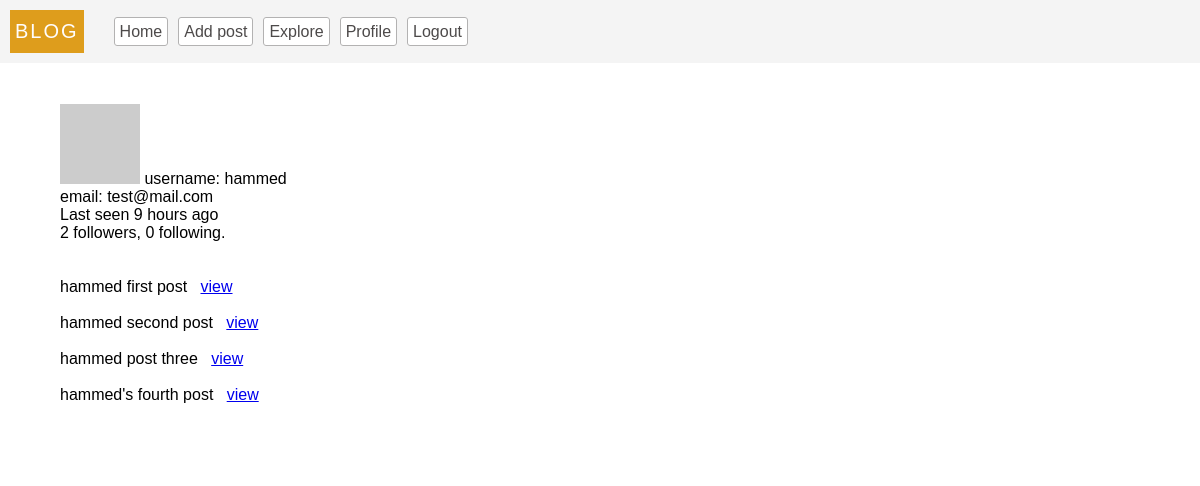
The app's page /user/1 (signed in), older data.
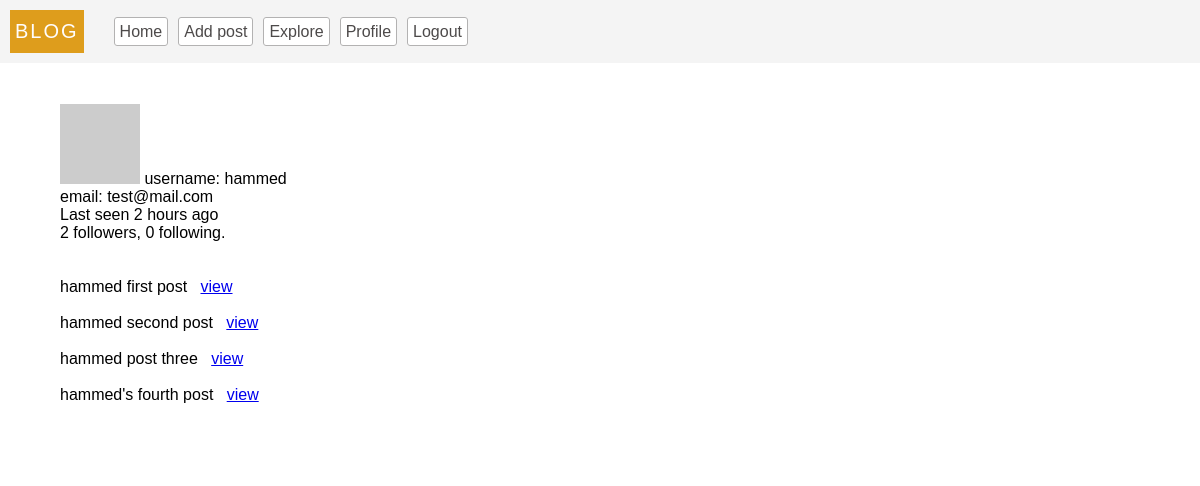
The same page, newer data.
### models.py (models this page shows, shortened)
class User(db.Model, UserMixin):
  __tablename__ = 'users'
  id = db.Column(db.Integer, primary_key = True)
  username = db.Column(db.String(100), unique = True, index = True)
  email = db.Column(db.String(100), index = True, unique = True)
  password = db.Column(db.String(200))
  last_seen = db.Column(db.DateTime, default=datetime.utcnow, index = True)
  about_me = db.Column(db.String, nullable=True)
  posts = db.relationship(
    'Post',
    backref = 'author',
    lazy = 'dynamic'
  )
  followed = db.relationship(
    'User',
    secondary = followers,
    primaryjoin = (followers.c.follower_id == id),
    secondaryjoin = (followers.c.followed_id == id),
    backref = db.backref('followers', lazy='dynamic'),
    lazy = 'dynamic'
  )
  follower = db.relationship(
    'User',
    secondary = followers,
    primaryjoin = (followers.c.followed_id == id),
    secondaryjoin = (followers.c.follower_id == id),
    backref = db.backref('followed_user', lazy='dynamic'),
    lazy = 'dynamic'
  )
  def avatar(self, size='80'):
    digest = md5(str(self.email).lower().encode('utf-8')).hexdigest()
    return f'https://gravatar.com/avatar/{digest}?d=identicon&s={size}'
  def update_last_seen(self):
    self.last_seen = datetime.utcnow()
    db.session.commit()
  @login.user_loader
  def get_user(id):
    return User.query.get(int(id))

### server.py (the view)
@app.route('/user/<id>')
@login_required
def user_profile(id):
  user = User.query.get(id)
  if user == None:
    flash(_('this user profile cannot be found, profile may have been deleted or suspended !'), 'error')
    return redirect(url_for('index'))
  return render_template('user.html', user=user, posts = user.posts)

### app.py (called while the page is built)
def get_locale():
  return request.accept_languages.best_match(app.config['LANGUAGES'])

### server.py (called while the page is built)
@app.before_request
def validate():
  if current_user.is_authenticated:
    current_user.update_last_seen()
  g.locale =  (str(get_locale()))

### templates/user.html (shortened to what this page needs)
{% extends 'base.html' %}
{% block content %}
<section>
  <img src="{{user.avatar(100)}}" alt="{{_('photo')}}">
  <span>{{_('username')}}: {{user.username}}</span>
  <span> &nbsp;</span>
  <br>
  <sapn>{{_('email')}}: {{user.email}}</sapn>
  {% if user.last_seen %}
    <p>
      {{
        _('Last seen  %(time)s', time = moment(user.last_seen).fromNow()) }}
    </p>
  {% endif %}
  <p>
    {{ user.follower.count() }} followers, {{ user.followed.count() }} following.
  </p>
</section>
<section>
  <br> <br>
  {% for post in posts %}
      <p>
        {{post.title}}
        <a href="/post/{{post.id}}">{{_('view')}}</a>
      </p>
      <br>
    {% endfor %}
</section>
{% endblock %}

Row changes from the older to the newer data that the page shows:
changed User "hammed": last_seen "Last seen 9 hours ago" → "Last seen 2 hours ago"
